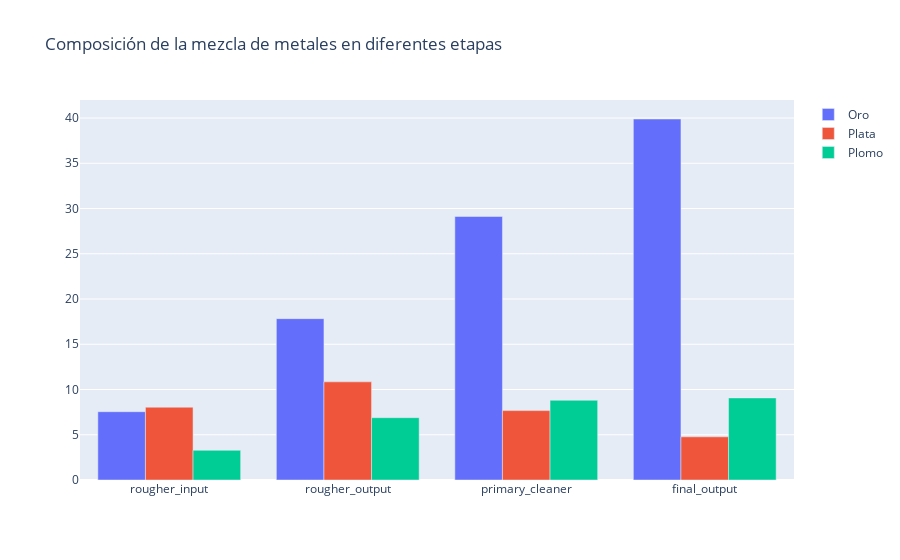

Here is the notebook cell this chart was saved with:
### Markdown cell above
## 2.1

Observa cómo cambia la concentracion de metales en función de cada etapa

### Code cell
columnas = pd.Series(data_full.columns)
au1 = data_full["rougher.input.feed_au"].mean()
au3 = data_full["rougher.output.concentrate_au"].mean()
au5 = data_full["primary_cleaner.output.concentrate_au"].mean()
au8 = data_full["final.output.concentrate_au"].mean()
oro = [au1, au3, au5, au8]

ag1 = data_full["rougher.input.feed_ag"].mean()
ag3 = data_full["rougher.output.concentrate_ag"].mean()
ag5 = data_full["primary_cleaner.output.concentrate_ag"].mean()
ag8 = data_full["final.output.concentrate_ag"].mean()
plata = [ag1, ag3, ag5, ag8]

pb1 = data_full["rougher.input.feed_pb"].mean()
pb3 = data_full["rougher.output.concentrate_pb"].mean()
pb5 = data_full["primary_cleaner.output.concentrate_pb"].mean()
pb8 = data_full["final.output.concentrate_pb"].mean()
plomo = [pb1, pb3, pb5, pb8]

stages = ['rougher_input', 'rougher_output', 'primary_cleaner', 'final_output']

fig = go.Figure(data=[
    go.Bar(name='Oro', x=stages, y=oro ),
    go.Bar(name='Plata', x=stages, y=plata),
    go.Bar(name='Plomo', x=stages, y=plomo)
])
# Change the bar mode
fig.update_layout(barmode='group', title_text = "Composición de la mezcla de metales en diferentes etapas")
fig.show()

### Figure 1 — Plotly figure (JSON) as saved in the notebook; plotly's stock layout.template omitted (floating-point values rounded to 4 significant figures)
{"data": [{"name": "Oro", "type": "bar", "x": ["rougher_input", "rougher_output", "primary_cleaner", "final_output"], "y": [7.546, 17.83, 29.12, 39.89]}, {"name": "Plata", "type": "bar", "x": ["rougher_input", "rougher_output", "primary_cleaner", "final_output"], "y": [8.044, 10.85, 7.667, 4.768]}, {"name": "Plomo", "type": "bar", "x": ["rougher_input", "rougher_output", "primary_cleaner", "final_output"], "y": [3.283, 6.887, 8.809, 9.071]}], "layout": {"barmode": "group", "title": {"text": "Composición de la mezcla de metales en diferentes etapas"}}}
